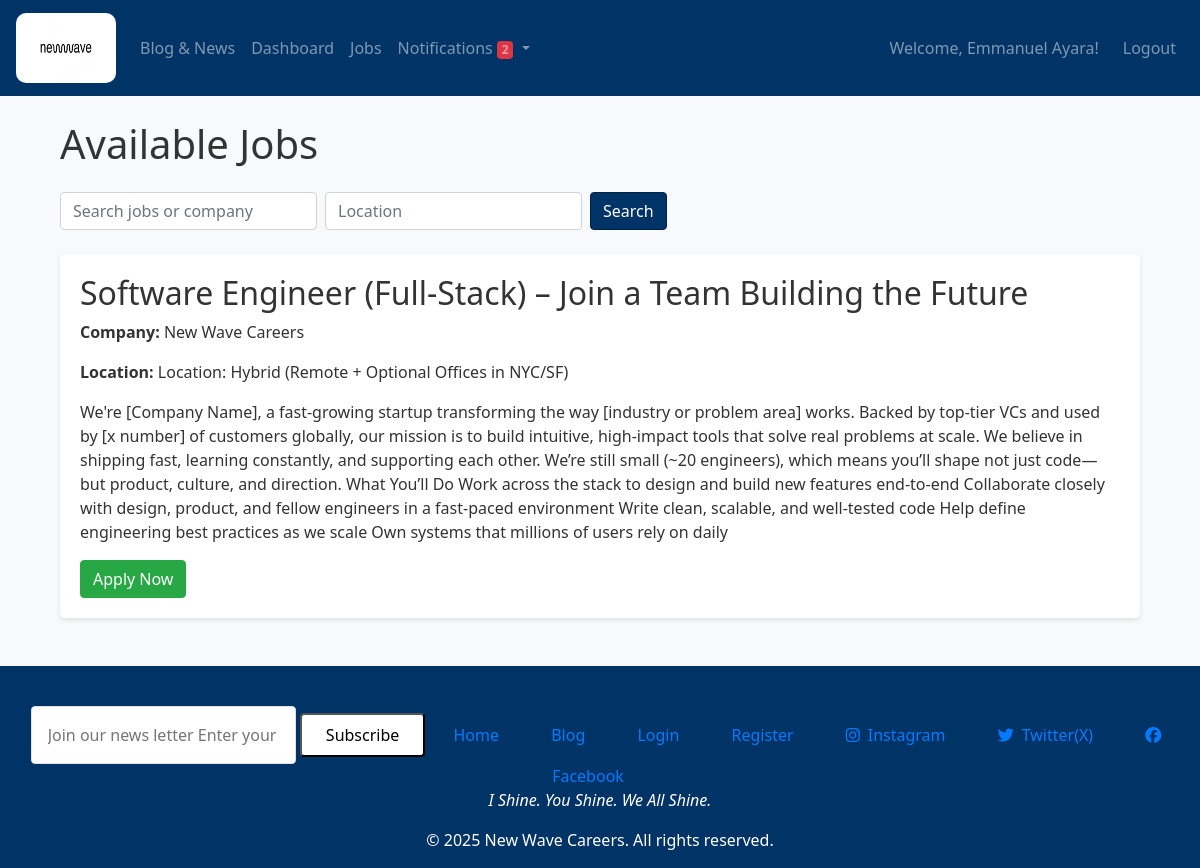
Page /jobs (signed in) on the committed database.
### models.py (models this page shows, shortened)
class User(db.Model, UserMixin):
    id = db.Column(db.Integer, primary_key=True)
    username = db.Column(db.String(100), unique=True, nullable=False)
    email = db.Column(db.String(150), unique=True, nullable=False, index=True)
    password = db.Column(db.String(200), nullable=False)
    is_admin = db.Column(db.Boolean, default=False)
    bio = db.Column(db.Text, nullable=True)
    location = db.Column(db.String(100), nullable=True)
    applications = db.relationship('Application', backref='user_applications', lazy=True)  # Link Applications
    role = db.Column(db.Enum(UserRole), nullable=False, default=UserRole.JOB_SEEKER)
    profile_image = db.Column(db.String(200), nullable=True, default='default.jpg')
    notifications = db.relationship('Notification', backref='receiver', lazy='dynamic')
    applications = db.relationship('Application', backref='applicant', lazy=True)
    saved_jobs = db.relationship('Job', secondary='saved_jobs', backref='saved_by', lazy='dynamic')

class Job(db.Model):
    id = db.Column(db.Integer, primary_key=True)
    title = db.Column(db.String(100), nullable=False)
    description = db.Column(db.Text, nullable=False)
    company = db.Column(db.String(100), nullable=False)
    location = db.Column(db.String(100), nullable=False)
    views = db.Column(db.Integer, default=0)
    date_posted = db.Column(db.DateTime, default=datetime.utcnow)
    applications = db.relationship('Application', backref='job_applications', lazy=True)
    user_id = db.Column(db.Integer, db.ForeignKey('user.id'), nullable=False)
    employer_id = db.Column(db.Integer, db.ForeignKey('user.id', name='fk_job_employer_id'), nullable=False)
    employer = db.relationship('User', foreign_keys=[employer_id], backref=db.backref('jobs', lazy=True))

### routes.py (the view)
@app.route("/jobs")
@login_required
def jobs():
    job_list = Job.query.all()
    return render_template('jobs.html', jobs=job_list, UserRole=UserRole)

### app.py (called while the page is built)
@app.after_request
def add_header(response):
    response.headers["Cache-Control"] = "no-store, no-cache, must-revalidate, max-age=0"
    return response

### models.py (called while the page is built)
@login_manager.user_loader
def load_user(user_id):
    return User.query.get(int(user_id))

### templates/jobs.html (shortened to what this page needs)
{% extends "layout.html" %}
{% block content %}
<div class="container">
  <h1 class="mb-4">Available Jobs</h1>
  <form method="GET" action="{{ url_for('jobs') }}" class="form-inline mb-4">
    <div class="form-group mr-2">
      <input type="text" name="search" class="form-control" placeholder="Search jobs or company" value="{{ search }}">
    </div>
    <div class="form-group mr-2">
      <input type="text" name="location" class="form-control" placeholder="Location" value="{{ location }}">
    </div>
    <button type="submit" class="btn btn-primary">Search</button>
  </form>
  {% if jobs %}
    {% for job in jobs %}
      <div class="job-listing">
        <h2>{{ job.title }}</h2>
        <p><strong>Company:</strong> {{ job.company }}</p>
        <p><strong>Location:</strong> {{ job.location }}</p>
        <p>{{ job.description}}</p>
        <a href="{{ url_for('apply', job_id=job.id) }}" class="btn btn-success">Apply Now</a>
      </div>
    {% endfor %}
  {% else %}
    <p>No jobs found matching your criteria.</p>
  {% endif %}
</div>
{% endblock %}

### templates/layout.html (shortened to what this page needs)
<!DOCTYPE html>
<html lang="en">
<head>
  <link rel="stylesheet" href="https://cdnjs.cloudflare.com/ajax/libs/font-awesome/6.5.0/css/all.min.css" />
  <link rel="stylesheet" href="https://stackpath.bootstrapcdn.com/bootstrap/4.5.2/css/bootstrap.min.css">
  <link rel="stylesheet" href="static/style.css">
</head>
<body>
  <nav class="navbar navbar-expand-lg navbar-dark bg-primary">
    <a class="navbar-brand" href="{{ url_for('home') }}">
      <img src="/static/logo.jpg" alt="Logo" style="height: 70px; width: 100px; border-radius: 10px;">
    </a>
    <div class="collapse navbar-collapse" id="navbarContent">
      <ul class="navbar-nav mr-auto">
        {% if current_user.is_authenticated %}
          {% if current_user.role == UserRole.JOB_SEEKER %}
            <li class="nav-item"><a class="nav-link" href="{{ url_for('blog') }}">Blog & News</a></li>
            <li class="nav-item"><a class="nav-link" href="{{ url_for('dashboard') }}">Dashboard</a></li>
            <li class="nav-item"><a class="nav-link" href="{{ url_for('jobs') }}">Jobs</a></li>
            <li class="nav-item dropdown">
              <a class="nav-link dropdown-toggle" href="{{ url_for('notifications') }}" id="notificationDropdown" role="button" data-bs-toggle="dropdown" aria-expanded="false">
                  Notifications
                  {% set unread = current_user.notifications|selectattr("is_read", "equalto", False)|list %}
                  {% if unread|length > 0 %}
                      <span class="badge bg-danger">{{ unread|length }}</span>
                  {% endif %}
              </a>
                {% set sorted_notifications = current_user.notifications | sort(attribute="timestamp", reverse=True) %}
          </li>
          {% endif %}
        {% else %}
          <li class="nav-item"><a class="nav-link" href="{{ url_for('blog') }}">Blog & News</a></li>
          <li class="nav-item"><a class="nav-link" href="{{ url_for('login') }}">Login</a></li>
          <li class="nav-item"><a class="nav-link" href="{{ url_for('register') }}">Register</a></li>
        {% endif %}
      </ul>
      {% if current_user.is_authenticated %}
        <span class="navbar-text">Welcome, {{ current_user.username }}!</span>
        <ul class="navbar-nav ml-3">
          <li class="nav-item"><a class="nav-link" href="{{ url_for('logout') }}">Logout</a></li>
        </ul>
      {% endif %}
    </div>
  </nav>
  <div class="container mt-4">
    {% block content %}{% endblock %}
  </div>
  <footer class="footer bg-primary text-white mt-5 py-3">
    <div class="max-w-7xl mx-auto px-6 grid grid-cols-1 md:grid-cols-4 gap-10">
      <div>
        <div class="flex flex-col text-right text-center space-y-3">
          <form action="#" method="POST" class="flex flex-col space-y-3">
            <input type="email" placeholder="Join our news letter Enter your email"
                   class="p-3 rounded bg-blue-800 border border-blue-700 text-blue-900 placeholder-gray-300 focus:outline-none focus:ring-2 focus:ring-blue-400">
            <button type="submit"
                    class="bg-white text-blue-900 font-semibold py-2 px-4 rounded hover:bg-gray-200 transition duration-300">
              Subscribe
            </button>
          <a href="{{ url_for('home') }}" class="bg-blue-700 hover:bg-blue-800 text-blue-900 px-4 py-2 rounded text-sm transition duration-300">Home</a>
          <a href="{{ url_for('blog') }}" class="bg-blue-700 hover:bg-blue-800 text-blue-900 px-4 py-2 rounded text-sm transition duration-300">Blog</a>
          <a href="{{ url_for('login') }}" class="bg-blue-700 hover:bg-blue-800 text-blue-900 px-4 py-2 rounded text-sm transition duration-300">Login</a>
          <a href="{{ url_for('register') }}" class="bg-blue-700 hover:bg-blue-800 text-blue-900 px-4 py-2 rounded text-sm transition duration-300">Register</a>
          <a href="https://instagram.com/newwavecareers" target="_blank" class="bg-blue-700 hover:bg-blue-800 flex items-center px-4 py-2 rounded transition duration-300">
            <i class="fab fa-instagram mr-2"></i>Instagram
          </a>
          <a href="https://twitter.com/newwavecareers" target="_blank" class="bg-blue-700 hover:bg-blue-800 flex items-center px-4 py-2 rounded transition duration-300">
            <i class="fab fa-twitter mr-2"></i>Twitter(X)
          </a>
          <a href="https://facebook.com/newwavecareers" target="_blank" class="bg-blue-700 hover:bg-blue-800 flex items-center px-4 py-2 rounded transition duration-300">
            <i class="fab fa-facebook mr-2"></i>Facebook
          </a>
        </div>
      </div>
    </div>
    <div class="mt-12 border-t border-blue-800 pt-6 text-center text-blue-900 text-sm text-gray-300">
      <p><em>I Shine. You Shine. We All Shine.</em></p>
      &copy; 2025 New Wave Careers. All rights reserved.
    </div>
  </footer>
</body>
</html>

### static/style.css (style rules this page uses)
:root { --main-blue: #003366; --dark-blue: #002244; }
.navbar.bg-primary, .footer.bg-primary { background-color: var(--main-blue) !important; }
.btn-primary { background-color: var(--main-blue); border-color: var(--dark-blue); }
body { background-color: #f8f9fa; color: #333; }
.container { margin-top: 20px; }
.job-listing { background: white; padding: 20px; border-radius: 5px; box-shadow: 0 2px 5px rgba(0,0,0,0.1); margin-bottom: 20px; }
.footer { position: relative; bottom: 0; width: 100%; }
body { font-family: 'Segoe UI', sans-serif; }

### rows in the picture
User: username "Emmanuel Ayara"
Job: title "Software Engineer (Full-Stack) – Join a Team Building the Future", company "New Wave Careers", location "Location: Hybrid (Remote + Optional Offices in NYC/SF)", description "We're [Company Name], a fast-growing startup transforming the way [industry or problem area] works. Backed by top-tier VCs and used by [x number] of customers globally, our mission is to build intuitive, high-impact tools that solve real problems at scale. We believe in shipping fast, learning constantly, and supporting each other. We’re still small (~20 engineers), which means you’ll shape not just code—but product, culture, and direction. What You’ll Do Work across the stack to design and build new features end-to-end Collaborate closely with design, product, and fellow engineers in a fast-paced environment Write clean, scalable, and well-tested code Help define engineering best practices…"

### other values in the picture
{{ unread|length }} "2"
